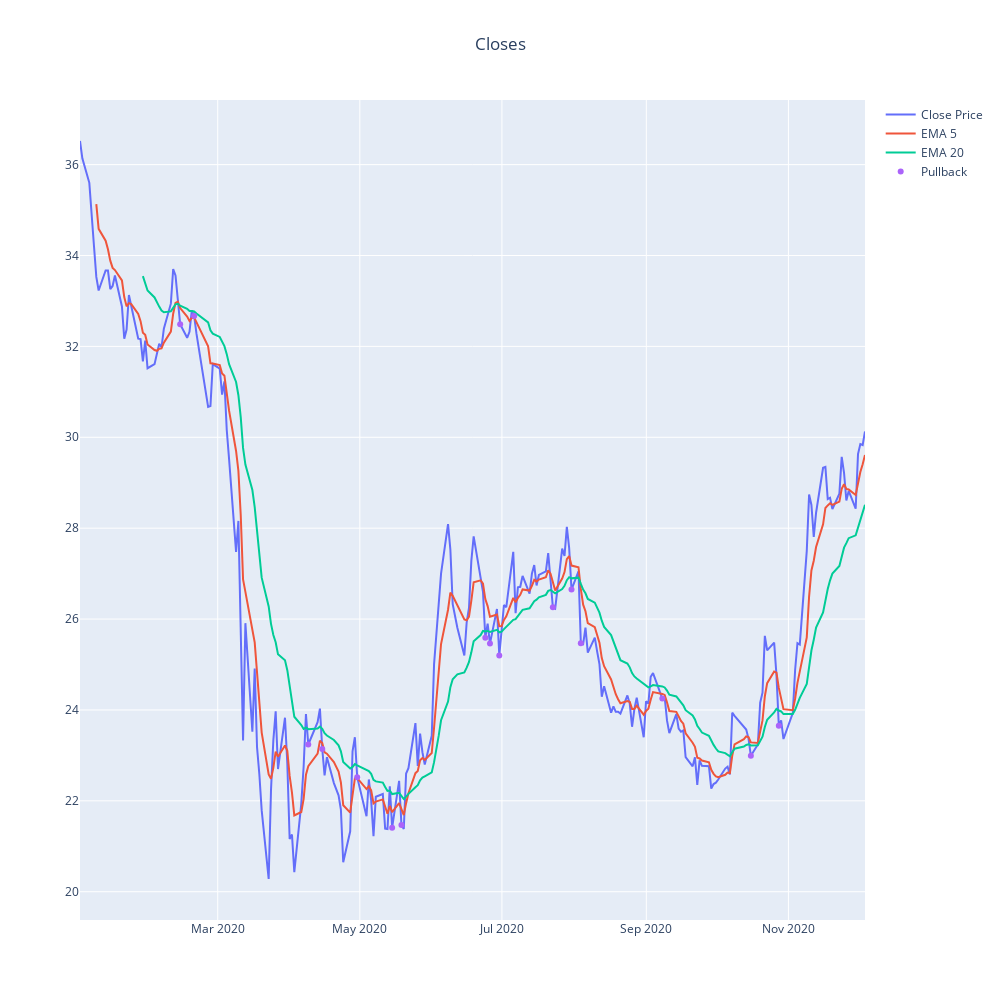

Here is the notebook cell this chart was saved with:
### Code cell
fig = make_subplots(rows=1, cols=1)

fig.add_trace(go.Scatter(
    x=close.index, y=close, name='Close Price'
), row=1, col=1)

fig.add_trace(go.Scatter(
    x=ema_5.index, y=ema_5, name='EMA 5'
), row=1, col=1)

fig.add_trace(go.Scatter(
    x=ema_20.index, y=ema_20, name='EMA 20'
), row=1, col=1)

fig.add_trace(go.Scatter(
    x=close_pull_up.index, y=close_pull_up, name='Pullback', mode='markers'
), row=1, col=1)

fig.update_layout(height=1000, width=1000, title_text="Closes", title_x=0.5)
fig.show()

### Figure 1 — Plotly figure (JSON) as saved in the notebook; plotly's stock layout.template omitted (floating-point values rounded to 4 significant figures; data arrays with more than 128 entries replaced by an {"elided": "..."} marker saying what was removed)
{"data": [{"name": "Close Price", "type": "scatter", "x": {"elided": "233 str values"}, "xaxis": "x", "y": {"elided": "233 float values"}, "yaxis": "y"}, {"name": "EMA 5", "type": "scatter", "x": {"elided": "233 str values"}, "xaxis": "x", "y": {"elided": "233 float values"}, "yaxis": "y"}, {"name": "EMA 20", "type": "scatter", "x": {"elided": "233 str values"}, "xaxis": "x", "y": {"elided": "233 float values"}, "yaxis": "y"}, {"mode": "markers", "name": "Pullback", "type": "scatter", "x": ["2020-02-13T21:00:00", "2020-02-19T21:00:00", "2020-04-08T21:00:00", "2020-04-14T21:00:00", "2020-04-29T21:00:00", "2020-05-14T21:00:00", "2020-05-18T21:00:00", "2020-06-23T21:00:00", "2020-06-25T21:00:00", "2020-06-29T21:00:00", "2020-07-22T21:00:00", "2020-07-30T21:00:00", "2020-08-03T21:00:00", "2020-09-07T21:00:00", "2020-10-15T21:00:00", "2020-10-27T21:00:00"], "xaxis": "x", "y": [32.49, 32.67, 23.24, 23.14, 22.52, 21.41, 21.47, 25.59, 25.46, 25.2, 26.26, 26.65, 25.47, 24.25, 22.99, 23.65], "yaxis": "y"}], "layout": {"height": 1000, "title": {"text": "Closes", "x": 0.5}, "width": 1000, "xaxis": {"anchor": "y", "domain": [0, 1]}, "yaxis": {"anchor": "x", "domain": [0, 1]}}}
